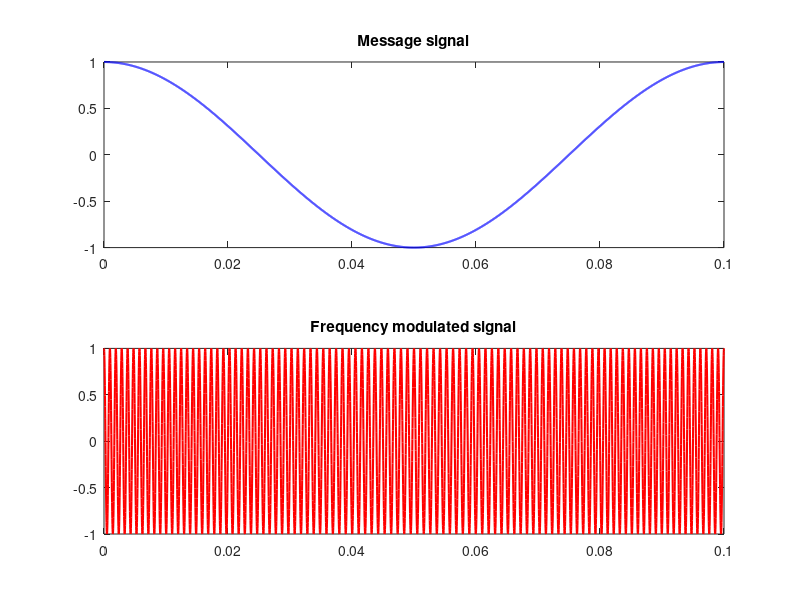
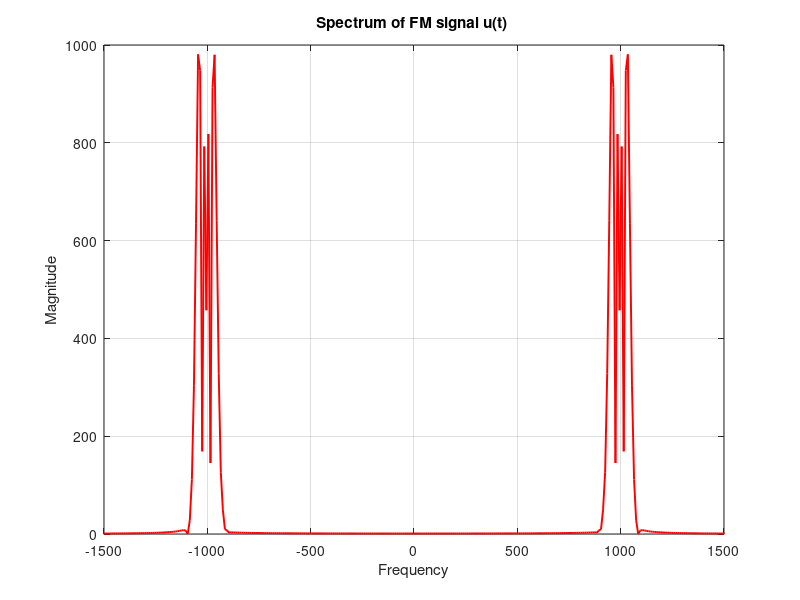

Here is the MATLAB script that generated these plots, in order: (Note: this script raises an error after producing the figures.)
clc;
clear;
close all;



sampling_frequency=50000;
time=0:1/sampling_frequency:0.1;

% part-b

Modulation_index=5;
del_f_max=50;
fm=del_f_max/Modulation_index;
fc=1000;
theta=(Modulation_index)*sin(2*pi*fm*time);
FM_Signal=cos(2*pi*fc*time+theta);

%given Ac,Am=1, => kf=50;

message_signal=cos(2*pi*fm*time);

subplot(2,1,1)
plot(time,message_signal, 'b','LineWidth', 1.5);
title("Message signal");

subplot(2,1,2)
plot(time,FM_Signal, 'r','LineWidth', 1.5);
title("Frequency modulated signal");

% part-c

N = length(FM_Signal);     
U = fft(FM_Signal);        
f = (-N/2:N/2-1) * (sampling_frequency / N); 

% Plot spectrum
figure;
plot(f, abs(fftshift(U)), 'r', 'LineWidth', 1.4); 
xlabel('Frequency');
ylabel('Magnitude');
title('Spectrum of FM signal u(t) ');
grid on;
xlim([-1500 1500]); 

%part-d

% we can do demodulation by passing through a discriminator /differentiator
%and finding envelope which is m(t)
%in order to demodulate we would like to differentiate and latch
%on the envelop

diff_FM_signal= gradient(FM_Signal,1/sampling_frequency);

[peaks, locs] = findpeaks(abs(diff_FM_signal), time); 
env_interp = interp1(locs, peaks, time,"linear","extrap"); 
env_interp=(env_interp-mean(env_interp))/(2*pi);

% Plots
figure;
subplot(2,1,1)
plot(time, env_interp, 'b', 'LineWidth', 2);
xlabel('Time (s)');
ylabel('Amplitude');
title("Demodulated message signal");

subplot(2,1,2)
plot(time,message_signal,'r','LineWidth',1.5);
xlabel('Time (s)');
ylabel('Amplitude');
title("Original message signal");

grid on;